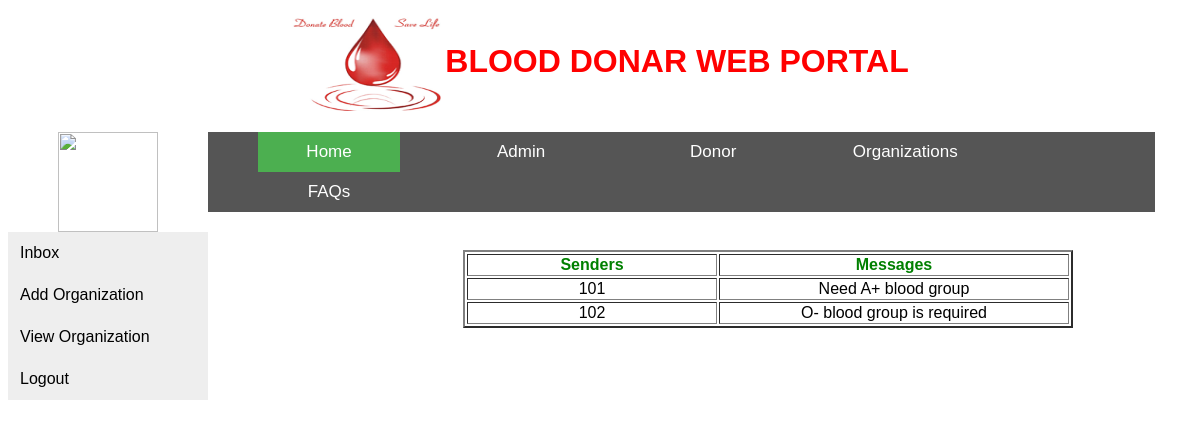
Screenshot of /inbox/ with the database file from the repository.
### app1/models.py (models this page shows)
class InboxModel(models.Model):
    senders = models.IntegerField(primary_key=True)
    messages = models.TextField()

### app1/views.py (the view)
# urls.py: path('inbox/', views.inboxPage, name="inbox"),
def inboxPage(request):
    inbox_data = InboxModel.objects.all()
    return render(request, "inboxpage.html",{"data":inbox_data})

### templates/inboxpage.html (shortened to what this page needs)
{% load staticfiles %}
 {% include 'header.html' %}
<img src="{% static 'images/admin.png' %}" style=" width:100px;height:100px;margin-left:50px;margin-top:-100px;">
   {% include 'left.html' %}
<html lang="en">
<head>
</head>
<body >
<div style="margin-top: -80px;">
<table border="2" align="center" style="margin-left:455px; margin-top:-150px;">
    <tr>
        <th width="250px" style="color: green">Senders</th>
        <th width="350px" style="color: green">Messages</th>
    </tr>
    {% for x in data %}
    <tr>
       <td style="text-align: center">{{ x.senders }}</td>
    <td style="text-align: center">{{ x.messages }}</td>
    </tr>
    {% endfor %}
</table>
</div>
</body>
</html>

### templates/header.html (style rules this page uses)
* { box-sizing: border-box }
body { font-family: Arial, Helvetica, sans-serif; }

### rows the page displays
InboxModel: senders "101", messages "Need A+ blood group"
InboxModel: senders "102", messages "O- blood group is required"
